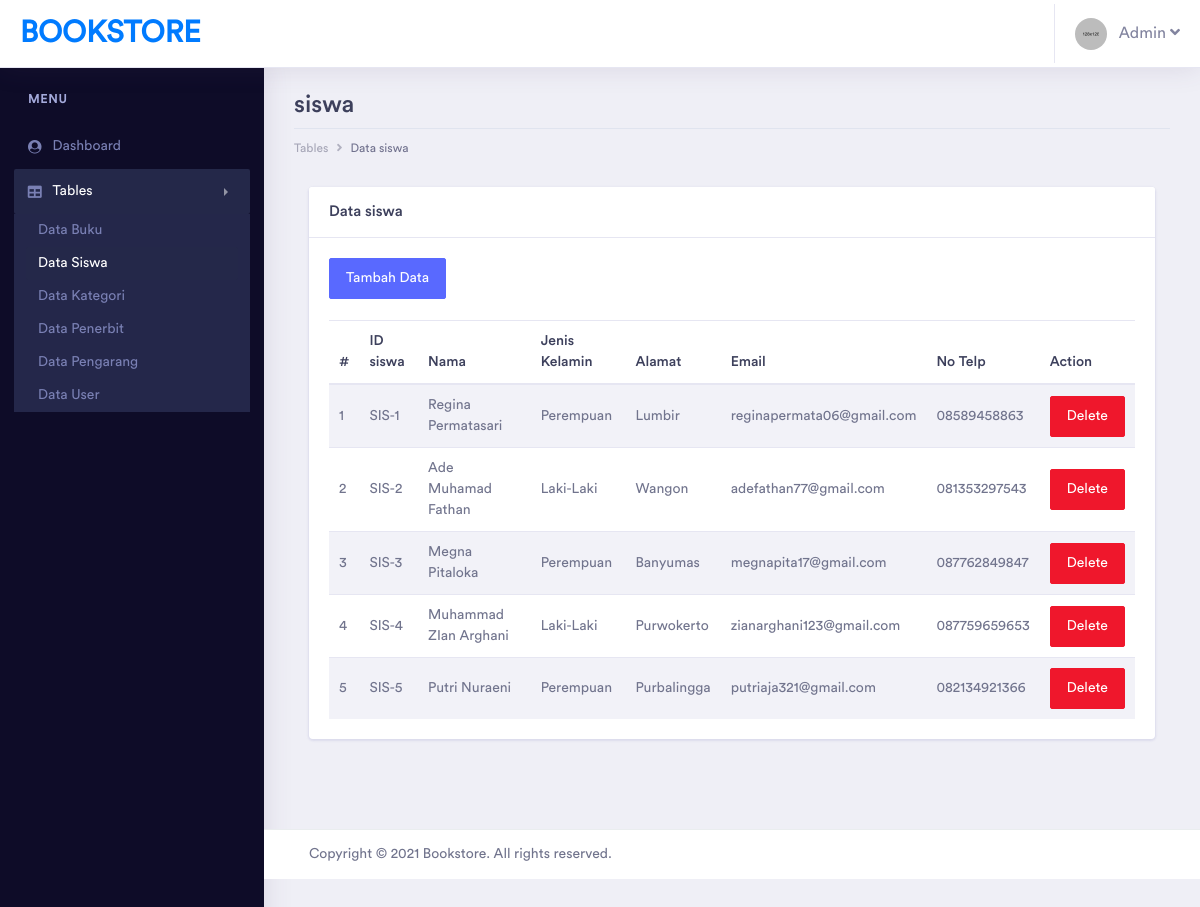
Page /admin/pages/tables/siswa/table_siswa.php (signed in) on the committed database.
### tables this page shows
CREATE TABLE `siswa` (
  `id_siswa` varchar(20) NOT NULL,
  `nama_siswa` varchar(100) NOT NULL,
  `jk_siswa` enum('Laki-Laki','Perempuan') NOT NULL,
  `alamat_siswa` varchar(200) NOT NULL,
  `email_siswa` varchar(100) NOT NULL,
  `telp_siswa` varchar(20) NOT NULL,
  `deleted` tinyint(1) NOT NULL
);

### admin/pages/tables/siswa/table_siswa.php (the view, shortened to what this page needs)
<?php
include '../../../../helper/connection.php';
?>
<?php
if(!$_SESSION['username'] && !$_SESSION['password'] && $_SESSION['tipe_user'] != "Admin")
{
    echo "
		<script type='text/javascript'>
		alert('Anda harus login terlebih dahulu!')
		window.location='../../../index.php';
		</script>";
}
else
{
?>
<!doctype html>
<html lang="en">
<head>
    <link rel="stylesheet" href="../../../assets/vendor/bootstrap/css/bootstrap.min.css">
    <link href="../../../assets/vendor/fonts/circular-std/style.css" rel="stylesheet">
    <link rel="stylesheet" href="../../../assets/libs/css/style.css">
    <link rel="stylesheet" href="../../../assets/vendor/fonts/fontawesome/css/fontawesome-all.css">
    <link rel="stylesheet" href="../../../assets/vendor/charts/chartist-bundle/chartist.css">
    <link rel="stylesheet" href="../../../assets/vendor/charts/morris-bundle/morris.css">
    <link rel="stylesheet" href="../../../assets/vendor/fonts/material-design-iconic-font/css/materialdesignicons.min.css">
    <link rel="stylesheet" href="../../../assets/vendor/charts/c3charts/c3.css">
    <link rel="stylesheet" href="../../../assets/vendor/fonts/flag-icon-css/flag-icon.min.css">
</head>
<body>
    <div class="dashboard-main-wrapper">
        <div class="dashboard-header">
            <nav class="navbar navbar-expand-lg bg-white fixed-top">
                <a class="navbar-brand" href="../../../dashboard.php">Bookstore</a>
                <div class="collapse navbar-collapse " id="navbarSupportedContent">
                    <ul class="navbar-nav ml-auto navbar-right-top">
                        <li class="nav-item dropdown nav-user">
                            <a class="nav-link nav-user-img" href="#" id="navbarDropdownMenuLink2" data-toggle="dropdown"
                                aria-haspopup="true" aria-expanded="false"><img src="../../../assets/images/avatar-1.jpg"
                                    alt="" class="user-avatar-md rounded-circle">&nbsp;&nbsp;&nbsp;Admin <i class="fas fa-angle-down"></i></a>
                        </li>
                    </ul>
                </div>
            </nav>
        </div>
        <div class="nav-left-sidebar sidebar-dark">
            <div class="menu-list">
                <nav class="navbar navbar-expand-lg navbar-light">
                    <div class="collapse navbar-collapse" id="navbarNav">
                        <ul class="navbar-nav flex-column">
                            <li class="nav-divider">
                                Menu
                            </li>
                            <li class="nav-item ">
                                <a class="nav-link" href="../../../dashboard.php" aria-expanded="false" data-target="#submenu-1"
                                    aria-controls="submenu-1"><i class="fa fa-fw fa-user-circle"></i>Dashboard
                                    <span class="badge badge-success">6</span></a>
                            </li>
                            <li class="nav-item">
                                <a class="nav-link active" href="#" data-toggle="collapse" aria-expanded="false"
                                    data-target="#submenu-5" aria-controls="submenu-5"><i class="fas fa-fw fa-table"></i>Tables</a>
                                <div id="submenu-5" class="collapse submenu show" style="">
                                    <ul class="nav flex-column">
                                        <li class="nav-item">
                                            <a class="nav-link" href="../buku/table_buku.php">Data Buku</a>
                                        </li>
                                        <li class="nav-item">
                                            <a class="nav-link active" href="table_siswa.php">Data Siswa</a>
                                        </li>
                                        <li class="nav-item">
                                            <a class="nav-link" href="../kategori/table_kategori.php">Data Kategori</a>
                                        </li>
                                        <li class="nav-item">
                                            <a class="nav-link" href="../penerbit/table_penerbit.php">Data Penerbit</a>
                                        </li>
                                        <li class="nav-item">
                                            <a class="nav-link" href="../pengarang/table_pengarang.php">Data Pengarang</a>
                                        </li>
                                        <li class="nav-item">
                                            <a class="nav-link" href="../user/table_user.php">Data User</a>
                                        </li>
                                    </ul>
                                </div>
                            </li>
                        </ul>
                    </div>
                </nav>
            </div>
        </div>
        <div class="dashboard-wrapper">
            <div class="dashboard-ecommerce">
                <div class="container-fluid dashboard-content ">
                    <div class="row">
                        <div class="col-xl-12 col-lg-12 col-md-12 col-sm-12 col-12">
                            <div class="page-header">
                                <h2 class="pageheader-title">siswa</h2>
                                <div class="page-breadcrumb">
                                    <nav aria-label="breadcrumb">
                                        <ol class="breadcrumb">
                                            <li class="breadcrumb-item"><a href="#" class="breadcrumb-link">Tables</a></li>
                                            <li class="breadcrumb-item active" aria-current="page">Data siswa</li>
                                        </ol>
                                    </nav>
                                </div>
                            </div>
                        </div>
                    </div>
                    <div class="col-xl-12">
                        <div class="card">
                            <h5 class="card-header">Data siswa</h5>
                            <div class="card-body">
                                <a href="form_siswa.php" class="btn btn-primary">Tambah Data</a>
                                <br><br>
                                <table class="table table-striped">
                                    <thead>
                                        <tr>
                                            <th>#</th>
                                            <th>ID siswa</th>
                                            <th>Nama</th>
                                            <th>Jenis Kelamin</th>
                                            <th>Alamat</th>
                                            <th>Email</th>
                                            <th>No Telp</th>
                                            <th>Action</th>
                                        </tr>
                                    </thead>
                                    <tbody>
                                        <?php
                                            $query = "SELECT * FROM siswa where deleted=0";
                                            $result = mysqli_query($con, $query);
                                            if (mysqli_num_rows($result) > 0)
                                            {
                                                $index = 1;
                                                while($row = mysqli_fetch_assoc($result))
                                                {
                                                    $id_siswa = $row['id_siswa'];
                                                    echo "
                                                    <tr>
                                                        <td>" . $index++ . "</td>
                                                        <td>" . $row["id_siswa"] . "</td>
                                                        <td>" . $row["nama_siswa"] . "</td>
                                                        <td>" . $row["jk_siswa"] . "</td>
                                                        <td>" . $row["alamat_siswa"] . "</td>
                                                        <td>" . $row["email_siswa"] . "</td>
                                                        <td>" . $row["telp_siswa"] . "</td>
                                                        <td>
                                                            <a href='form_edit_siswa.php?id_siswa=$id_siswa'></a>
                                                            <a href='process/delete_siswa.php?id_siswa=$id_siswa' class='btn btn-danger'>Delete</a>
                                                        </td>
                                                    </tr>
                                                    ";
                                                }
                                            }
                                            ?>
                                    </tbody>
                                </table>
                            </div>
                        </div>
                    </div>
                </div>
            </div>
            <div class="footer">
                <div class="container-fluid">
                    <div class="row">
                        <div class="col-xl-6 col-lg-6 col-md-6 col-sm-12 col-12">
                            Copyright © 2021 Bookstore. All rights reserved.
                        </div>
                        <div class="col-xl-6 col-lg-6 col-md-6 col-sm-12 col-12">
                        </div>
                    </div>
                </div>
            </div>
        </div>
    </div>
</body>
</html>
<?php } ?>

### rows in the picture
siswa: id_siswa "SIS-1", nama_siswa "Regina Permatasari", jk_siswa "Perempuan", alamat_siswa "Lumbir", email_siswa "reginapermata06@gmail.com", telp_siswa "08589458863"
siswa: id_siswa "SIS-2", nama_siswa "Ade Muhamad Fathan", jk_siswa "Laki-Laki", alamat_siswa "Wangon", email_siswa "adefathan77@gmail.com", telp_siswa "081353297543"
siswa: id_siswa "SIS-3", nama_siswa "Megna Pitaloka", jk_siswa "Perempuan", alamat_siswa "Banyumas", email_siswa "megnapita17@gmail.com", telp_siswa "087762849847"
siswa: id_siswa "SIS-4", nama_siswa "Muhammad ZIan Arghani", jk_siswa "Laki-Laki", alamat_siswa "Purwokerto", email_siswa "zianarghani123@gmail.com", telp_siswa "087759659653"
siswa: id_siswa "SIS-5", nama_siswa "Putri Nuraeni", jk_siswa "Perempuan", alamat_siswa "Purbalingga", email_siswa "putriaja321@gmail.com", telp_siswa "082134921366"
